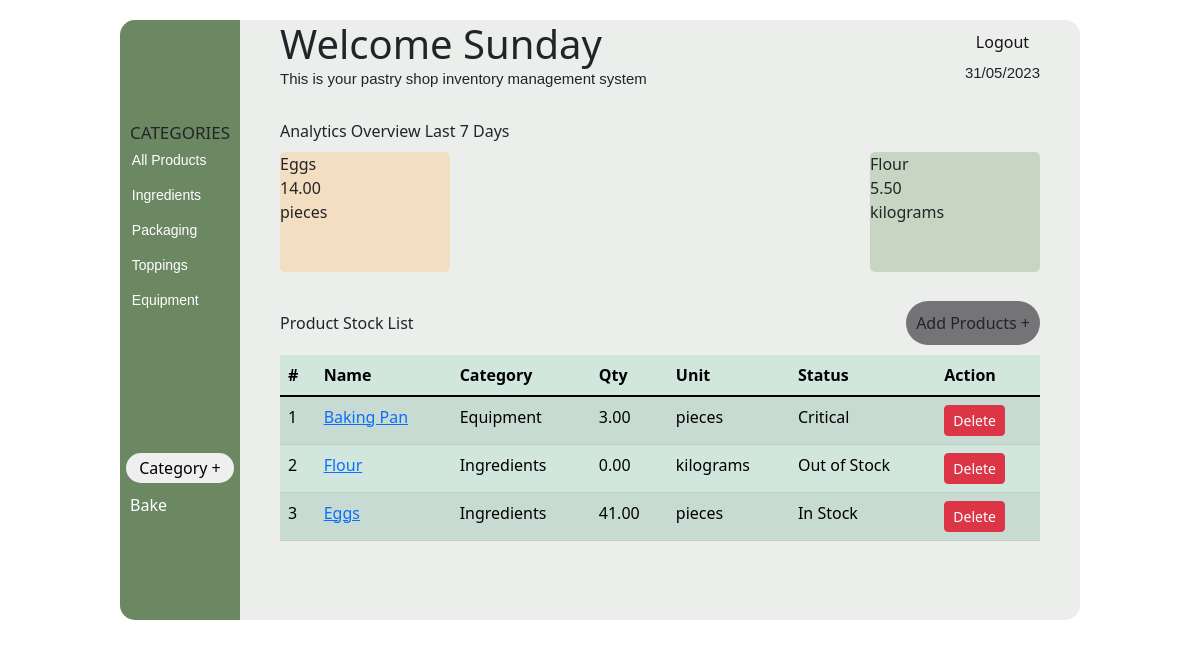
Page /inventory (signed in) on the committed database.
### app.py (models this page shows, shortened)
class Category(db.Model):
    id = db.Column(db.Integer, primary_key=True)
    name = db.Column(db.String(50), nullable=False, unique=False)
    user_id = db.Column(db.Integer, db.ForeignKey('user.id'))
    user = db.relationship('User')

class User(UserMixin, db.Model):
    id = db.Column(db.Integer, primary_key=True)
    username = db.Column(db.String(50), unique=True, nullable=False)
    email = db.Column(db.String(120), unique=True, nullable=False)
    password_hash = db.Column(db.String(128), nullable=False)
    is_admin = db.Column(db.Boolean, default=False)

class Product(db.Model):
    id = db.Column(db.Integer, primary_key=True)
    name = db.Column(db.String(100), nullable=False)
    description = db.Column(db.Text, nullable=False)
    price = db.Column(db.Numeric(precision=8, scale=2), nullable=False)  # Updated to use Numeric with precision and scale
    quantity = db.Column(db.Numeric(precision=8, scale=2), default=0.0)  # Updated to use Numeric with precision and scale
    image_id = db.Column(db.Integer, db.ForeignKey('image.id'), nullable=False)
    category_id = db.Column(db.Integer, db.ForeignKey('category.id'), nullable=False)
    user_id = db.Column(db.Integer, db.ForeignKey('user.id'), nullable=False)
    unit_of_measurement_id = db.Column(db.Integer, db.ForeignKey('unit_of_measurement.id'), nullable=False)
    unit_of_measurement = db.relationship('UnitOfMeasurement')

class UnitOfMeasurement(db.Model):
    id = db.Column(db.Integer, primary_key=True)
    name = db.Column(db.String(20), unique=True, nullable=False)

### app.py (the view)
@app.route('/inventory')
@login_required
def inventory():
    user_id = current_user.id
    units = UnitOfMeasurement.query.all()
    categories = Category.query.filter_by(user_id=user_id).all()
    products = Product.query.filter_by(user_id=user_id).all()
    start_date, end_date = get_past_week_dates()
    top_ingredient_ids = db.session.query(BakedProductIngredient.product_id, func.sum(BakedProductIngredient.quantity).label('total_quantity')) \
    .join(BakedProduct) \
    .filter(BakedProduct.date_baked.between(start_date, end_date)) \
    .group_by(BakedProductIngredient.product_id) \
    .order_by(func.sum(BakedProductIngredient.quantity).desc()) \
    .limit(4) \
    .subquery()
    top_ingredients = db.session.query(Product.name, top_ingredient_ids.c.total_quantity, UnitOfMeasurement.name) \
    .join(top_ingredient_ids, Product.id == top_ingredient_ids.c.product_id) \
    .join(UnitOfMeasurement, Product.unit_of_measurement_id == UnitOfMeasurement.id) \
    .filter(Product.user_id == user_id) \
    .all()
    top_ingredients_with_index = [(index + 1, ingredient) for index, ingredient in enumerate(top_ingredients)]
    app.jinja_env.globals['get_category_name'] = get_category_name
    return render_template('inventory.html', top_ingredients_with_index=top_ingredients_with_index, categories=categories, units=units,
                           username=current_user.username, current_date=datetime.datetime.now().strftime("%d/%m/%Y"),
                           get_unit_of_measurement_name=get_unit_of_measurement_name,
                           get_product_status=get_product_status,
                           get_category_name=get_category_name, products=products)

### app.py (called while the page is built)
@login_manager.user_loader
def load_user(user_id):
    return User.query.get(int(user_id))

def get_category_name(category_id):
        with app.app_context():
            user_id = current_user.id
            categories = Category.query.filter_by(user_id=user_id).all()
            category = next((cat for cat in categories if cat.id == category_id), None)
            return category.name if category else ""

def get_product_status(quantity):
    if quantity <= 0:
        return 'Out of Stock'
    elif quantity <= 5 and quantity > 0:
        return 'Critical'
    elif quantity <= 10 and quantity > 5:
        return 'Low'
    else:
        return 'In Stock'

def get_unit_of_measurement_name(unit_of_measurement_id):
    with app.app_context():
        unit_of_measurement = UnitOfMeasurement.query.get(unit_of_measurement_id)
        if unit_of_measurement:
            return unit_of_measurement.name
        return ''

def get_past_week_dates():
    end_date = datetime.datetime.now()
    start_date = end_date - datetime.timedelta(days=7)
    return start_date, end_date

### templates/inventory.html (shortened to what this page needs)
<!DOCTYPE html>
<html lang="en">
<head>
    <link rel="stylesheet" href="/static/styles/inventory.css">
    <link href="https://cdn.jsdelivr.net/npm/bootstrap@5.3.0-alpha3/dist/css/bootstrap.min.css" rel="stylesheet">
</head>
<body>
    <div id="container">
        <aside class="aside">
            <h5>CATEGORIES</h5>
            <ul id="categoryList">
              <li class="categories" id="-1">All Products</li>
                {% for category in categories %}
                  <li class="categories" id="{{ category.id }}">{{ category.name }}</li>
                {% endfor %}
              </ul>
            <div class="add-category">
                <input id="add-category" type="button" value="Category +" data-bs-toggle="offcanvas" data-bs-target="#offcanvasWithBothOptions" aria-controls="offcanvasWithBothOptions">
            </div>
            <div class="bake">
              <a href="{{ url_for('bake') }}">Bake</a>
            </div>
        </aside>
        <main class="main">
            <header class="header">
                <div class="text">
                  <h1>Welcome {{ username }}</h1>
                  <p>This is your pastry shop inventory management system</p>
                </div>
                <div>
                    <div class="logout">
                        <a href="{{ url_for('logout') }}">Logout</a>
                    </div>
                    <div class="date">
                    {{ current_date }}
                    </div>
                </div>
              </header>
              <section id="overview">
                <div class="view_title">Analytics Overview Last 7 Days</div>
                <div class="overviews">
                  {% for index, ingredient in top_ingredients_with_index %}
                      <div class="item-{{ index }} overview">
                        <div>{{ ingredient[0] }}</div>
                        <div>{{ ingredient[1] }}</div>
                        <div>{{ ingredient[2] }}</div>
                      </div>
                    {% endfor %}
                </div>
            </section>
                <div class="stock">
                    <div class="stock-title">Product Stock List</div>
                    <div class="add-products" data-bs-toggle="offcanvas" data-bs-target="#offcanvasWithBothOptionss" aria-controls="offcanvasWithBothOptions">Add Products +</div>
                </div>
            <section id="stock-list">
                <table class="table table-success table-hover table-striped" id="product-table">
                    <thead class="sticky-top">
                      <tr>
                        <th scope="col">#</th>
                        <th scope="col">Name</th>
                        <th scope="col">Category</th>
                        <th scope="col">Qty</th>
                        <th scope="col">Unit</th>
                        <th scope="col">Status</th>
                        <th scope="col">Action</th>
                      </tr>
                    </thead>
                    <tbody class="table-group-divider" id="product-table-body">
                      {% for product in products %}
                      <tr scope="row">
                        <td>{{ loop.index }}</td>
                        <td><a href="{{ url_for('product_details', id=product.id) }}">{{ product.name }}</a></td>
                        <td>{{ get_category_name(product.category_id) }}</td>
                        <td>{{ product.quantity }}</td>
                        <td>{{ get_unit_of_measurement_name(product.unit_of_measurement_id) }}</td>
                        <td>{{ get_product_status(product.quantity) }}</td>
                        <td><a href="{{ url_for('delete_product', id=product.id) }}" class="btn btn-danger btn-sm delete-product">Delete</a></td>
                      </tr>
                      {% endfor %}
                    </tbody>
                  </table>
            </section>
        </main>
    </div>
</body>
</html>

### static/styles/inventory.css (style rules this page uses)
body { margin: 0; padding: 0; box-sizing: border-box; display: flex; flex-direction: column; justify-content: center; align-items: center; font-family: 'Poppins', sans-serif; font-weight: lighter; }
#container { width: 80vw; height: 600px; display: flex; justify-content: space-between; margin-top: 20px; background-color: #ebeeeb; border-radius: 15px; }
.aside { border-top-left-radius: 15px; border-bottom-left-radius: 15px; width: 120px; display: flex; flex-direction: column; justify-content: center; height: 100%; background-color: #6B8863; }
.aside h5 { margin: 0; padding-left: 10px; font-size: 17px; }
.aside ul { width: 97%; margin: 0 auto 0 auto; padding: 0; height: 50%; display: flex; flex-direction: column; justify-content: flex-start; }
.aside ul li { color: #ffffff; list-style-type: none; margin: 5px 0; margin-left: 10px; height: 25px; border-radius: 35px; font-size: 14px; display: flex; align-items: center; cursor: pointer; font-family: Verdana, Geneva, Tahoma, sans-serif; }
.add-category { width: 100%; display: flex; flex-direction: column; justify-content: center; align-items: center; }
#add-category { width: 90%; margin: 10px 0; height: 30px; border: none; outline: none; cursor: pointer; border-radius: 35px; }
.main { width: calc(100% - 200px); display: flex; flex-direction: column; margin: 0 auto; }
.header { display: flex; justify-content: space-between; align-items: center; }
.text h1 { margin: 0; padding: 0; }
.text p, .date { margin: 0; padding: 0; font-size: 15px; font-family: Verdana, Geneva, Tahoma, sans-serif; }
#overview { margin-top: 20px; width: 100%; height: 170px; display: flex; flex-direction: column; justify-content: space-evenly; }
.overviews { display: flex; justify-content: space-between; }
.overview { height: 120px; width: 170px; border-radius: 5px; }
.item-2 { background-color: rgba(161,192,154,.5); }
.item-1 { background-color: rgba(254,208,151,.5); }
#stock-list { margin-top: 10px; display: flex; flex-direction: column; overflow: auto; }
.stock { display: flex; justify-content: space-between; margin-top: 20px; align-items: center; }
.add-products { cursor: pointer; padding: 10px; background-color: #747476; border-radius: 35px; }
.logout { text-align: center; margin-bottom: 5px; padding: 3px; cursor: pointer; }
.logout a { text-decoration: none; color: #161616; width: 100%; height: 100%; }
.bake { cursor: pointer; width: 100%; margin-left: 10px; }
.bake a { color: #ffffff; text-decoration: none; }

### rows in the picture
Category: name "Ingredients"
Category: name "Packaging"
Category: name "Toppings"
Category: name "Equipment"
User: username "Sunday"
Product: name "Baking Pan", quantity "3.00", quantity "Critical"
UnitOfMeasurement: name "pieces"
Product: name "Flour", quantity "0.00", quantity "Out of Stock"
UnitOfMeasurement: name "kilograms"
Product: name "Eggs", quantity "41.00", quantity "In Stock"

### other values in the picture
{{ ingredient[0] }} "Eggs" "Flour"
{{ ingredient[1] }} "14.00" "5.50"
{{ ingredient[2] }} "pieces" "kilograms"
